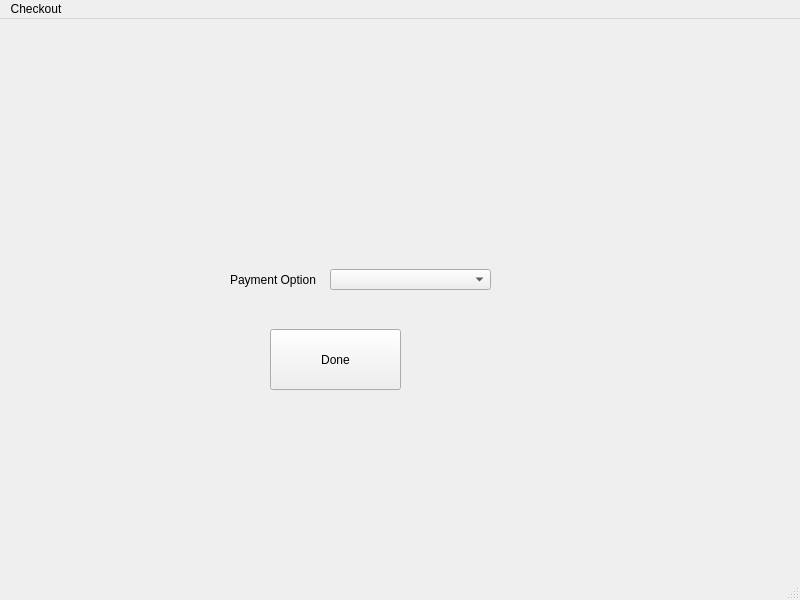
<?xml version="1.0" encoding="UTF-8"?>
<ui version="4.0">
 <class>CheckoutWindow</class>
 <widget class="QMainWindow" name="CheckoutWindow">
  <property name="geometry">
   <rect>
    <x>0</x>
    <y>0</y>
    <width>800</width>
    <height>600</height>
   </rect>
  </property>
  <property name="windowTitle">
   <string>Checkout</string>
  </property>
  <property name="unifiedTitleAndToolBarOnMac">
   <bool>false</bool>
  </property>
  <widget class="QWidget" name="centralwidget">
   <widget class="QWidget" name="gridLayoutWidget">
    <property name="geometry">
     <rect>
      <x>120</x>
      <y>60</y>
      <width>451</width>
      <height>151</height>
     </rect>
    </property>
    <layout class="QGridLayout" name="addressGridLayout"/>
   </widget>
   <widget class="QComboBox" name="paymentOptionComboBox">
    <property name="geometry">
     <rect>
      <x>330</x>
      <y>250</y>
      <width>161</width>
      <height>21</height>
     </rect>
    </property>
   </widget>
   <widget class="QLabel" name="paymentOptionLabel">
    <property name="geometry">
     <rect>
      <x>230</x>
      <y>240</y>
      <width>91</width>
      <height>41</height>
     </rect>
    </property>
    <property name="text">
     <string>Payment Option</string>
    </property>
   </widget>
   <widget class="QPushButton" name="donePushButton">
    <property name="geometry">
     <rect>
      <x>270</x>
      <y>310</y>
      <width>131</width>
      <height>61</height>
     </rect>
    </property>
    <property name="text">
     <string>Done</string>
    </property>
   </widget>
  </widget>
  <widget class="QMenuBar" name="menubar">
   <property name="geometry">
    <rect>
     <x>0</x>
     <y>0</y>
     <width>800</width>
     <height>21</height>
    </rect>
   </property>
   <widget class="QMenu" name="menuCheckout">
    <property name="title">
     <string>Checkout</string>
    </property>
   </widget>
   <addaction name="menuCheckout"/>
  </widget>
  <widget class="QStatusBar" name="statusbar"/>
 </widget>
 <resources/>
 <connections/>
</ui>
